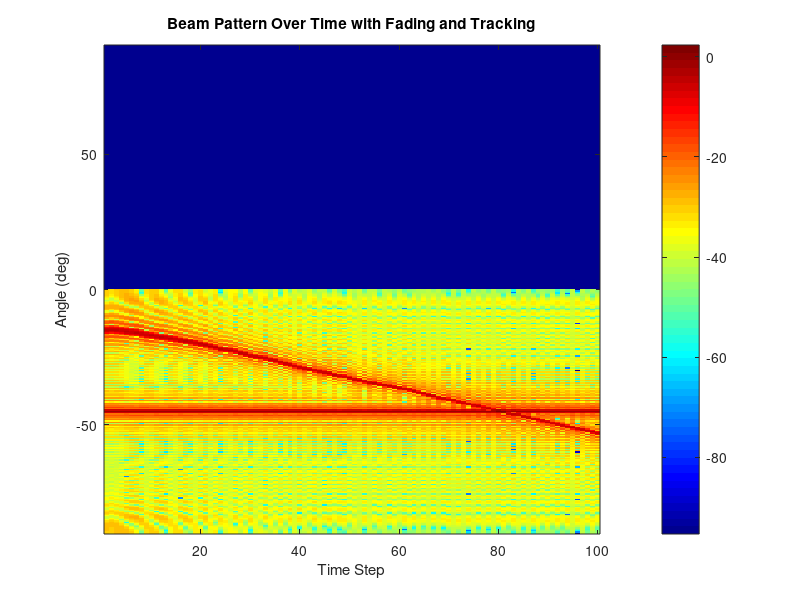

Write the MATLAB code that produced this figure.
clc; clear;

%% Parameters
M = 64;            % Transmit antennas
K = 5;             % Users
fc = 28e9;         % Carrier frequency
c = 3e8; lambda = c/fc;
d = lambda/2;      % Antenna spacing
T = 1;             % Time step
num_steps = 100;   % Duration

% Communication users' angles
angles_comm = [-10, -5, 0, 5, 10];
theta_comm_rad = deg2rad(angles_comm);

% Object movement
theta_obj_true = linspace(60, -20, num_steps);  % Object trajectory
theta_obj_est = zeros(1, num_steps);
theta_obj_est(1) = theta_obj_true(1) + randn;

% Kalman-style smoothing factor
alpha_track = 0.85;

% Steering vector function
a_theta = @(theta_deg) exp(1j*2*pi*d*(0:M-1)'*sin(deg2rad(theta_deg))/lambda) / sqrt(M);

% Large-scale fading (static)
user_dists = 50 + (200-50)*rand(K,1);
shadow = 8*randn(K,1);
PL_dB = -128.1 - 36.7*log10(user_dists/1000) + shadow;
xi = 10.^(PL_dB/10);  % path loss gain

%% Preallocate
beam_pattern_time = zeros(361, num_steps);
theta_scan = -90:90;

% Loop over time
for t = 1:num_steps
    %% Channel fading (Rayleigh, time-varying)
    H_t = zeros(K, M);
    for k = 1:K
        h_k = (randn(1,M) + 1j*randn(1,M))/sqrt(2);  % Rayleigh fading
        a_k = a_theta(rad2deg(theta_comm_rad(k)))';
        H_t(k,:) = sqrt(xi(k)) * h_k .* a_k;        % Combine fading + AoA
    end

    %% MRT beamformer for communication users
    T_comm = H_t' * inv(H_t*H_t' + 1e-6*eye(K));
    T_comm = T_comm / norm(T_comm, 'fro');  % Normalize

    %% Mean direction for communication
    mean_comm_angle = mean(angles_comm);
    a_comm = a_theta(mean_comm_angle);

    %% Movement detection and tracking
    if t > 1
        aoa_measured = theta_obj_true(t) + 1.5*randn;
        theta_obj_est(t) = alpha_track * theta_obj_est(t-1) + ...
                          (1 - alpha_track) * aoa_measured;
    else
        theta_obj_est(t) = theta_obj_true(t);
    end

    %% Dual beam (comm + sensing)
    a_obj = a_theta(theta_obj_est(t));
    alpha = sqrt(0.7); beta = sqrt(0.3);
    w_dual = alpha*a_comm + beta*a_obj;

    %% Compute beam pattern
    for i = 1:length(theta_scan)
        a_scan = a_theta(theta_scan(i));
        beam_pattern_time(i, t) = abs(a_scan' * w_dual)^2;
    end
end

%% Plot beam pattern evolution
figure;
imagesc(1:num_steps, theta_scan, 10*log10(beam_pattern_time));
xlabel('Time Step'); ylabel('Angle (deg)');
title('Beam Pattern Over Time with Fading and Tracking');
colorbar; colormap jet;
axis xy;